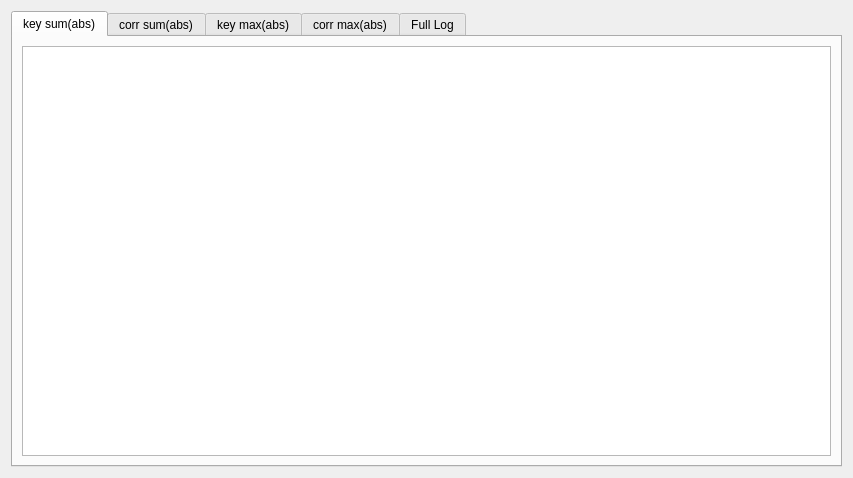
<?xml version="1.0" encoding="UTF-8"?>
<ui version="4.0">
 <class>AttackLog</class>
 <widget class="QDialog" name="AttackLog">
  <property name="geometry">
   <rect>
    <x>0</x>
    <y>0</y>
    <width>853</width>
    <height>478</height>
   </rect>
  </property>
  <property name="windowTitle">
   <string>Gimme the k3y \o/</string>
  </property>
  <layout class="QGridLayout" name="gridLayout">
   <item row="0" column="0">
    <widget class="QTabWidget" name="tab1">
     <property name="currentIndex">
      <number>0</number>
     </property>
     <widget class="QWidget" name="tab_4">
      <property name="sizePolicy">
       <sizepolicy hsizetype="Expanding" vsizetype="Expanding">
        <horstretch>0</horstretch>
        <verstretch>0</verstretch>
       </sizepolicy>
      </property>
      <attribute name="title">
       <string>key sum(abs)</string>
      </attribute>
      <layout class="QGridLayout" name="gridLayout_2">
       <item row="0" column="0">
        <widget class="QTableWidget" name="list_keysum">
         <property name="font">
          <font>
           <family>DejaVu Sans Mono</family>
           <weight>50</weight>
           <bold>false</bold>
          </font>
         </property>
         <property name="columnCount">
          <number>1</number>
         </property>
         <attribute name="horizontalHeaderVisible">
          <bool>false</bool>
         </attribute>
         <attribute name="horizontalHeaderStretchLastSection">
          <bool>true</bool>
         </attribute>
         <column/>
        </widget>
       </item>
      </layout>
     </widget>
     <widget class="QWidget" name="tab">
      <attribute name="title">
       <string>corr sum(abs)</string>
      </attribute>
      <layout class="QGridLayout" name="gridLayout_3">
       <item row="0" column="0">
        <widget class="QTableWidget" name="list_corrsum">
         <property name="font">
          <font>
           <family>DejaVu Sans Mono</family>
          </font>
         </property>
         <property name="rowCount">
          <number>5</number>
         </property>
         <property name="columnCount">
          <number>16</number>
         </property>
         <row/>
         <row/>
         <row/>
         <row/>
         <row/>
         <column/>
         <column/>
         <column/>
         <column/>
         <column/>
         <column/>
         <column/>
         <column/>
         <column/>
         <column/>
         <column/>
         <column/>
         <column/>
         <column/>
         <column/>
         <column/>
        </widget>
       </item>
      </layout>
     </widget>
     <widget class="QWidget" name="tab_5">
      <attribute name="title">
       <string>key max(abs)</string>
      </attribute>
      <layout class="QGridLayout" name="gridLayout_4">
       <item row="0" column="0">
        <widget class="QTableWidget" name="list_keymax">
         <property name="font">
          <font>
           <family>DejaVu Sans Mono</family>
           <weight>50</weight>
           <bold>false</bold>
          </font>
         </property>
         <property name="columnCount">
          <number>1</number>
         </property>
         <attribute name="horizontalHeaderVisible">
          <bool>false</bool>
         </attribute>
         <attribute name="horizontalHeaderStretchLastSection">
          <bool>true</bool>
         </attribute>
         <column/>
        </widget>
       </item>
      </layout>
     </widget>
     <widget class="QWidget" name="tab_2">
      <attribute name="title">
       <string>corr max(abs)</string>
      </attribute>
      <layout class="QGridLayout" name="gridLayout_5">
       <item row="0" column="0">
        <widget class="QTableWidget" name="list_corrmax">
         <property name="font">
          <font>
           <family>DejaVu Sans Mono</family>
          </font>
         </property>
         <property name="rowCount">
          <number>5</number>
         </property>
         <property name="columnCount">
          <number>16</number>
         </property>
         <row/>
         <row/>
         <row/>
         <row/>
         <row/>
         <column/>
         <column/>
         <column/>
         <column/>
         <column/>
         <column/>
         <column/>
         <column/>
         <column/>
         <column/>
         <column/>
         <column/>
         <column/>
         <column/>
         <column/>
         <column/>
        </widget>
       </item>
      </layout>
     </widget>
     <widget class="QWidget" name="tab_6">
      <attribute name="title">
       <string>Full Log</string>
      </attribute>
      <layout class="QGridLayout" name="gridLayout_6">
       <item row="0" column="0">
        <widget class="QPlainTextEdit" name="daredevil_log"/>
       </item>
      </layout>
     </widget>
    </widget>
   </item>
  </layout>
 </widget>
 <resources/>
 <connections/>
</ui>
